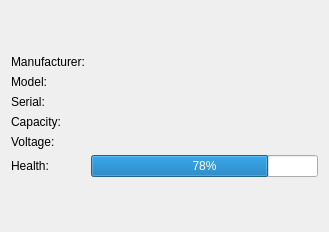
<?xml version="1.0" encoding="UTF-8"?>
<ui version="4.0">
 <class>WidgetBatteryHW</class>
 <widget class="QWidget" name="WidgetBatteryHW">
  <property name="geometry">
   <rect>
    <x>0</x>
    <y>0</y>
    <width>329</width>
    <height>232</height>
   </rect>
  </property>
  <property name="windowTitle">
   <string>Form</string>
  </property>
  <layout class="QVBoxLayout" name="verticalLayout">
   <item>
    <spacer name="verticalSpacer_2">
     <property name="orientation">
      <enum>Qt::Vertical</enum>
     </property>
     <property name="sizeHint" stdset="0">
      <size>
       <width>20</width>
       <height>40</height>
      </size>
     </property>
    </spacer>
   </item>
   <item>
    <layout class="QFormLayout" name="formLayout">
     <item row="0" column="0">
      <widget class="QLabel" name="label">
       <property name="text">
        <string>Manufacturer:</string>
       </property>
      </widget>
     </item>
     <item row="0" column="1">
      <widget class="QLabel" name="OEMInfoLabel">
       <property name="text">
        <string/>
       </property>
      </widget>
     </item>
     <item row="1" column="0">
      <widget class="QLabel" name="label_2">
       <property name="text">
        <string>Model:</string>
       </property>
      </widget>
     </item>
     <item row="1" column="1">
      <widget class="QLabel" name="modelLabel">
       <property name="text">
        <string/>
       </property>
      </widget>
     </item>
     <item row="2" column="0">
      <widget class="QLabel" name="label_3">
       <property name="text">
        <string>Serial:</string>
       </property>
      </widget>
     </item>
     <item row="2" column="1">
      <widget class="QLabel" name="serialLabel">
       <property name="text">
        <string/>
       </property>
      </widget>
     </item>
     <item row="3" column="0">
      <widget class="QLabel" name="label_4">
       <property name="text">
        <string>Capacity:</string>
       </property>
      </widget>
     </item>
     <item row="3" column="1">
      <widget class="QLabel" name="capacityLabel">
       <property name="text">
        <string/>
       </property>
      </widget>
     </item>
     <item row="4" column="0">
      <widget class="QLabel" name="label_5">
       <property name="text">
        <string>Voltage:</string>
       </property>
      </widget>
     </item>
     <item row="4" column="1">
      <widget class="QLabel" name="designVoltageLabel">
       <property name="text">
        <string/>
       </property>
      </widget>
     </item>
     <item row="5" column="0">
      <widget class="QLabel" name="label_6">
       <property name="text">
        <string>Health:</string>
       </property>
      </widget>
     </item>
     <item row="5" column="1">
      <widget class="QProgressBar" name="healthPB">
       <property name="value">
        <number>78</number>
       </property>
      </widget>
     </item>
    </layout>
   </item>
   <item>
    <spacer name="verticalSpacer">
     <property name="orientation">
      <enum>Qt::Vertical</enum>
     </property>
     <property name="sizeHint" stdset="0">
      <size>
       <width>20</width>
       <height>23</height>
      </size>
     </property>
    </spacer>
   </item>
  </layout>
 </widget>
 <resources/>
 <connections/>
</ui>
